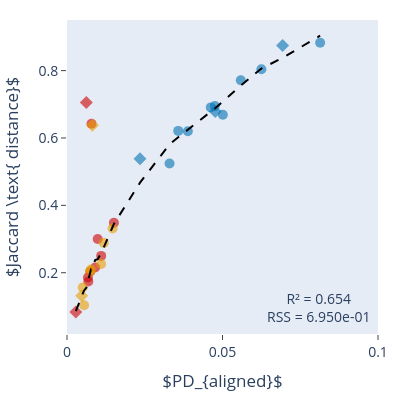

Notebook source saved alongside this figure:
### Code cell
import pandas
import plotly.express as px
import plotly.graph_objects as go
import numpy as np
from statsmodels.nonparametric.smoothers_lowess import lowess
from sklearn.metrics import mean_squared_error

def generate_jaccard_chart(kmer : int = 10):
    # Load data
    df = pandas.read_csv("../thesis_0.1/df/all_alignment_data.csv")
    
    df = df[df["kmer_size"] == kmer].copy()
    df = df[df["jaccard_distance"].notnull() & df["cogent3_pd"].notnull()].copy()
    df["cycle_status"] = df["madb_cycles"].map({True: "has_cycles", False: "no_cycles"})

    # Prepare data
    X = df["cogent3_pd"].values
    Y = df["jaccard_distance"].values

    # LOWESS smoothing
    lowess_result = lowess(Y, X, frac=0.3, return_sorted=True)  # adjust `frac` for smoothing level
    x_fit, y_fit = lowess_result[:, 0], lowess_result[:, 1]

    # Interpolate to original X for RSS
    y_interp = np.interp(X, x_fit, y_fit)
    rss = np.sum((Y - y_interp) ** 2)
    r2 = 1 - rss / np.sum((Y - Y.mean()) ** 2)

    # Scatter plot
    fig = px.scatter(
        df,
        x="cogent3_pd",
        y="jaccard_distance",
        color="species",
        symbol="cycle_status",
        hover_data=["unique_id"],
        opacity=0.6
    )

    # Add LOWESS curve
    fig.add_trace(
        go.Scatter(
            x=x_fit,
            y=y_fit,
            mode="lines",
            line=dict(color="black", dash="dash"),
            name="LOWESS fit",
            showlegend=False
        )
    )

    # Add annotation
    fig.add_annotation(
        text=f"R² = {r2:.3f}<br>RSS = {rss:.3e}",
        xref="paper", yref="paper",
        x=0.98, y=0.02,
        showarrow=False,
        xanchor="right", yanchor="bottom",
        font=dict(size=14)
    )

    fig.update_xaxes(range=[0, 0.1])

    update_layout(fig, in_panel=True, x_title="$PD_{aligned}$", y_title="$Jaccard \\text{ distance}$")
    fig.show()
    write_pdf = pdf_writer()
    write_pdf(fig, "jaccard_distance_vs_cogent3_distance_lowess")
generate_jaccard_chart(15)

### Figure 1 — Plotly figure (JSON) as saved in the notebook; plotly's stock layout.template omitted (floating-point values rounded to 4 significant figures)
{"data": [{"customdata": [["ENSG00000204518.fa"], ["ENSG00000169717.fa"], ["ENSG00000134249-0.fa"], ["ENSG00000188157-1.fa"], ["ENSG00000153207-0.fa"], ["ENSG00000154027-0.fa"], ["ENSG00000053371-1.fa"], ["ENSG00000132703.fa"]], "hovertemplate": "species=Chimpanzee<br>cycle_status=no_cycles<br>cogent3_pd=%{x}<br>jaccard_distance=%{y}<br>unique_id=%{customdata[0]}<extra></extra>", "legendgroup": "Chimpanzee, no_cycles", "marker": {"color": "#CC0000", "opacity": 0.6, "size": 10, "symbol": "circle"}, "mode": "markers", "name": "Chimpanzee, no_cycles", "orientation": "v", "showlegend": true, "type": "scatter", "x": [0.01099, 0.009047, 0.007488, 0.01508, 0.009874, 0.006868, 0.007874, 0.006731], "xaxis": "x", "y": [0.25, 0.2157, 0.2037, 0.3486, 0.3002, 0.1739, 0.6423, 0.1857], "yaxis": "y"}, {"customdata": [["ENSG00000126070-0.fa"], ["ENSG00000188157-0.fa"]], "hovertemplate": "species=Chimpanzee<br>cycle_status=has_cycles<br>cogent3_pd=%{x}<br>jaccard_distance=%{y}<br>unique_id=%{customdata[0]}<extra></extra>", "legendgroup": "Chimpanzee, has_cycles", "marker": {"color": "#CC0000", "opacity": 0.6, "size": 10, "symbol": "diamond"}, "mode": "markers", "name": "Chimpanzee, has_cycles", "orientation": "v", "showlegend": true, "type": "scatter", "x": [0.00283, 0.006206], "xaxis": "x", "y": [0.08326, 0.7057], "yaxis": "y"}, {"customdata": [["ENSG00000204518.fa"], ["ENSG00000169717.fa"], ["ENSG00000134249-0.fa"], ["ENSG00000154027-0.fa"], ["ENSG00000053371-1.fa"], ["ENSG00000132703.fa"], ["ENSG00000117362.fa"]], "hovertemplate": "species=Gorilla<br>cycle_status=no_cycles<br>cogent3_pd=%{x}<br>jaccard_distance=%{y}<br>unique_id=%{customdata[0]}<extra></extra>", "legendgroup": "Gorilla, no_cycles", "marker": {"color": "#E69F00", "opacity": 0.6, "size": 10, "symbol": "circle"}, "mode": "markers", "name": "Gorilla, no_cycles", "orientation": "v", "showlegend": true, "type": "scatter", "x": [0.01465, 0.01183, 0.007488, 0.005495, 0.01099, 0.007692, 0.005034], "xaxis": "x", "y": [0.3312, 0.2886, 0.2041, 0.1036, 0.226, 0.2094, 0.1563], "yaxis": "y"}, {"customdata": [["ENSG00000126070-0.fa"], ["ENSG00000188157-0.fa"]], "hovertemplate": "species=Gorilla<br>cycle_status=has_cycles<br>cogent3_pd=%{x}<br>jaccard_distance=%{y}<br>unique_id=%{customdata[0]}<extra></extra>", "legendgroup": "Gorilla, has_cycles", "marker": {"color": "#E69F00", "opacity": 0.6, "size": 10, "symbol": "diamond"}, "mode": "markers", "name": "Gorilla, has_cycles", "orientation": "v", "showlegend": true, "type": "scatter", "x": [0.004717, 0.008172], "xaxis": "x", "y": [0.1317, 0.6381], "yaxis": "y"}, {"customdata": [["ENSG00000204518.fa"], ["ENSG00000169717.fa"], ["ENSG00000134249-0.fa"], ["ENSG00000188157-0.fa"], ["ENSG00000188157-1.fa"], ["ENSG00000153207-0.fa"], ["ENSG00000154027-0.fa"], ["ENSG00000053371-1.fa"], ["ENSG00000132703.fa"]], "hovertemplate": "species=Macaque<br>cycle_status=no_cycles<br>cogent3_pd=%{x}<br>jaccard_distance=%{y}<br>unique_id=%{customdata[0]}<extra></extra>", "legendgroup": "Macaque, no_cycles", "marker": {"color": "#0072B2", "opacity": 0.6, "size": 10, "symbol": "circle"}, "mode": "markers", "name": "Macaque, no_cycles", "orientation": "v", "showlegend": true, "type": "scatter", "x": [0.0814, 0.05011, 0.03885, 0.04753, 0.0625, 0.04624, 0.03576, 0.03297, 0.05588], "xaxis": "x", "y": [0.8827, 0.6689, 0.6201, 0.6947, 0.804, 0.6908, 0.621, 0.5242, 0.7715], "yaxis": "y"}, {"customdata": [["ENSG00000213088.fa"], ["ENSG00000126070-0.fa"], ["ENSG00000211454-1.fa"]], "hovertemplate": "species=Macaque<br>cycle_status=has_cycles<br>cogent3_pd=%{x}<br>jaccard_distance=%{y}<br>unique_id=%{customdata[0]}<extra></extra>", "legendgroup": "Macaque, has_cycles", "marker": {"color": "#0072B2", "opacity": 0.6, "size": 10, "symbol": "diamond"}, "mode": "markers", "name": "Macaque, has_cycles", "orientation": "v", "showlegend": true, "type": "scatter", "x": [0.04768, 0.02348, 0.06934], "xaxis": "x", "y": [0.6785, 0.5384, 0.8745], "yaxis": "y"}, {"line": {"color": "black", "dash": "dash"}, "marker": {"size": 10, "symbol": "circle"}, "mode": "lines", "name": "LOWESS fit", "showlegend": false, "type": "scatter", "x": [0.00283, 0.004717, 0.005034, 0.005495, 0.006206, 0.006731, 0.006868, 0.007488, 0.007488, 0.007692, 0.007874, 0.008172, 0.009047, 0.009874, 0.01099, 0.01099, 0.01183, 0.01465, 0.01508, 0.02348, 0.03297, 0.03576, 0.03885, 0.04624, 0.04753, 0.04768, 0.05011, 0.05588, 0.0625, 0.06934, 0.0814], "y": [0.08574, 0.1297, 0.1376, 0.1474, 0.155, 0.1771, 0.1828, 0.203, 0.203, 0.2095, 0.2085, 0.2103, 0.2376, 0.2403, 0.2587, 0.2587, 0.2751, 0.3357, 0.3449, 0.4674, 0.581, 0.602, 0.6237, 0.6782, 0.6875, 0.6885, 0.7085, 0.7554, 0.8062, 0.8378, 0.9036]}], "layout": {"annotations": [{"font": {"size": 14}, "showarrow": false, "text": "R² = 0.654<br>RSS = 6.950e-01", "x": 0.98, "xanchor": "right", "xref": "paper", "y": 0.02, "yanchor": "bottom", "yref": "paper"}], "font": {"size": 14}, "height": 400, "legend": {"title": {"text": "species, cycle_status"}, "tracegroupgap": 0}, "margin": {"b": 40, "l": 40, "r": 20, "t": 20}, "showlegend": false, "width": 400, "xaxis": {"anchor": "y", "domain": [0, 1], "range": [0, 0.1], "showgrid": false, "ticklen": 5, "ticks": "outside", "tickwidth": 1, "title": {"text": "$PD_{aligned}$"}, "zeroline": false}, "yaxis": {"anchor": "x", "domain": [0, 1], "showgrid": false, "ticklen": 5, "ticks": "outside", "tickwidth": 1, "title": {"text": "$Jaccard \\text{ distance}$"}, "zeroline": false}}}
